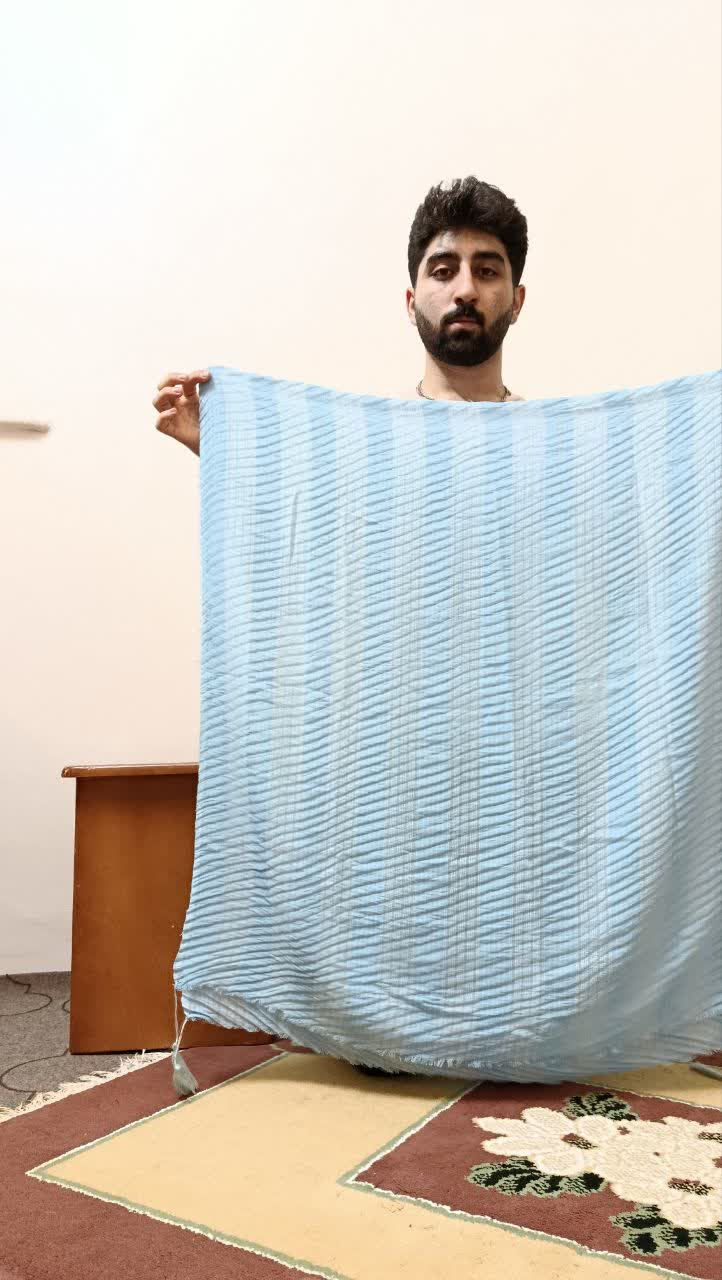
#> input picture 10) invisibility cloak/data/object.jpg, 722 x 1280 px, given in place of the camera
$ python main.py
#> lines starting #> are read from the running program, lines starting #| are printed output that depends on the picture
import numpy as np
import cv2 as cv


lower_green = np.array([65,155,70])
upper_green = np.array([90,255,255])


ball = [50,50,16]

ball_status = "down"
status_LR = "right"
player = False
level = 4
score = 0
levelUp = False
def ball_movement(line, w_shape, status1=ball_status, status2=status_LR, score=score, level=level, lup=levelUp):

    if ball[1] <= 0:
        status1 = "down"
    elif player and status1 != "up":
        if y > line:
            if (ball[0] > x) and (ball[1] > y) and (ball[0] < x+w) and (ball[1] < y+h):
                status1 = "up"
                score += 1


    if status1 == "down":
        ball[1] += level
    elif status1 == "up":
        ball[1] -= level


    if ball[0] >= w_shape[1]:
        status2 = "left"
    elif ball[0] <= 0:
        status2 = "right"

    if status2 == "right":
        ball[0] += level
    elif status2 == "left":
        ball[0] -= level

    score_list = [5,10,15,20,25,30,50,100,150,200,250,300]
    if lup == False:
        if score == 5 or score == 10 or score == 15 or score == 20 or score == 25 or score == 30:
            level += 2
            lup = True
        if score == 50 or score == 100 or score == 150 or score == 200 or score == 250:
            level += 5
            lup = True
        if score == 300:
            level += 10
            lup = True
    elif lup == True and score not in score_list:
        lup = False


    if ball[1] >= w_shape[0]:
        return -1,-1,score,level,lup


    return status1, status2, score, level, lup


# ----------
cap = cv.VideoCapture(0)
while True:
    rec, frame = cap.read()
#> frame is the input picture: shape (1280, 722, 3); mean B, G, R 192.1, 198.7, 202.1
    if not rec:
        break
    frame = cv.flip(frame, 1)
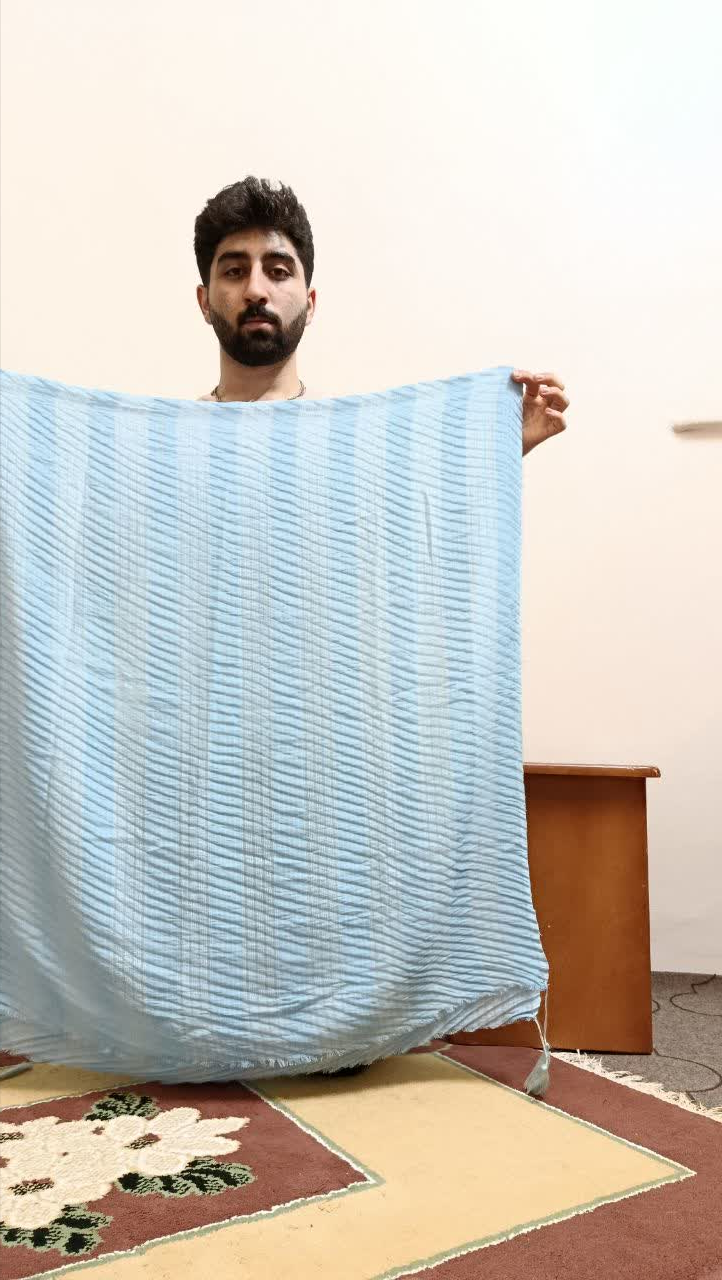
#> frame: shape (1280, 722, 3); mean B, G, R 192.1, 198.7, 202.1


    hsv_frame = cv.cvtColor(frame, cv.COLOR_BGR2HSV)
#> hsv_frame: shape (1280, 722, 3); mean H, S, V 48.9, 48.7, 214.5
    green_mask = cv.inRange(hsv_frame, lower_green, upper_green)
#> green_mask: shape (1280, 722); every value is 0

    dilated = cv.dilate(green_mask, (15,15), iterations=2)
    morph_close = cv.morphologyEx(dilated, cv.MORPH_CLOSE, (55,55))

    frame_mask = cv.bitwise_and(frame, frame, mask=morph_close)
#> frame_mask: shape (1280, 722, 3); every value is 0


    edges = cv.Canny(frame_mask, 50,200)
    contours, _ = cv.findContours(edges, cv.RETR_EXTERNAL, cv.CHAIN_APPROX_SIMPLE)
#> contours = []
    sorted_contours = sorted(contours, key=cv.contourArea, reverse=True)
#> sorted_contours = []
    if sorted_contours:
        player = True
        x,y,w,h = cv.boundingRect(sorted_contours[0])


    cv.circle(frame_mask, (ball[0], ball[1]), ball[2], (255,255,255), -1)
    line_height =  frame_mask.shape[0]//2
#> line_height = 640
    cv.line(frame_mask, (0, line_height), (frame_mask.shape[1], line_height), (255,255,255), 2)
    cv.putText(frame_mask, f"score: {score}", (10,25), cv.FONT_HERSHEY_COMPLEX, 1, (0,0,255), 1)
    cv.putText(frame_mask, f"speed: {level}", (10,50), cv.FONT_HERSHEY_COMPLEX, 1, (0,0,255), 1)
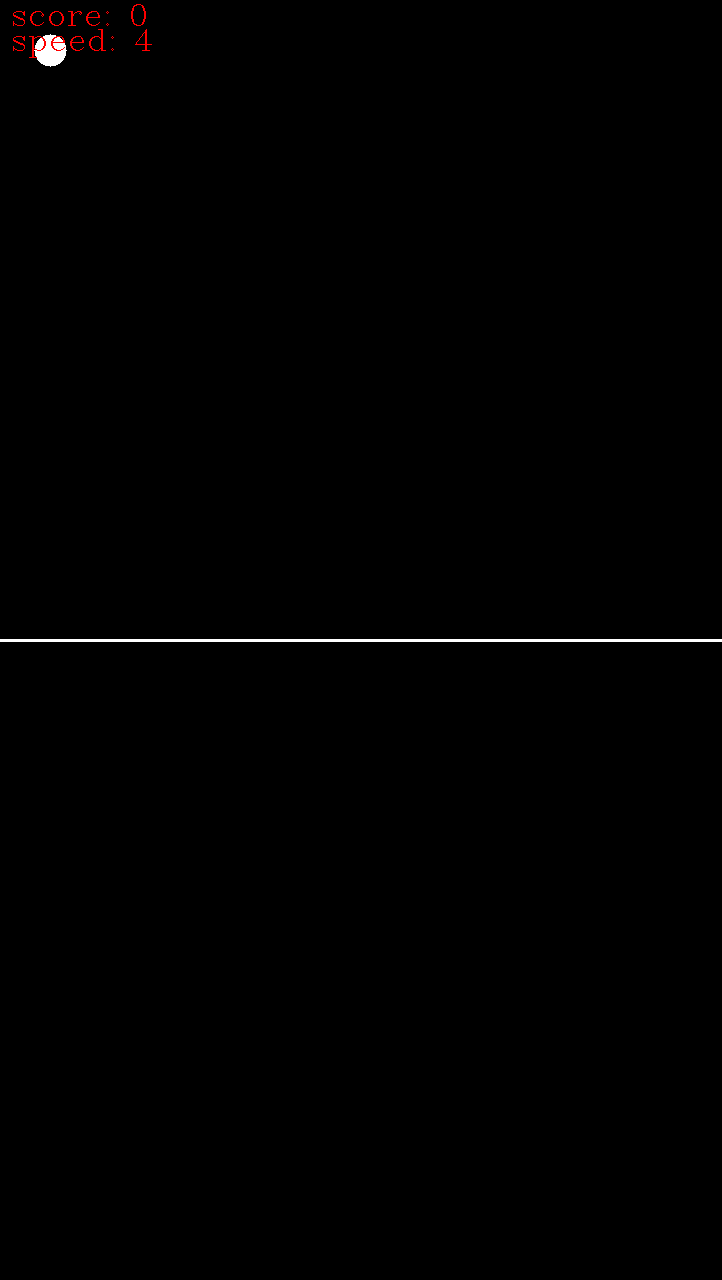
#> frame_mask: shape (1280, 722, 3); mean B, G, R 0.8, 0.8, 1

    if ball_status != -1:
        ball_status, status_LR, score, level, levelUp = ball_movement(line_height, frame_mask.shape, ball_status, status_LR, score, level, levelUp)
#> ball_status = 'down'; status_LR = 'right'; score = 0; level = 4; levelUp = False
    else:
        coor = frame_mask.shape
        cv.rectangle(frame_mask, (coor[1]//4, coor[0]//4), (coor[1] - coor[1]//4, coor[0] - coor[0]//4),
        (0,0,255), -1)
        cv.putText(frame_mask, "You loss", ((coor[1]//4, coor[0]//2)), cv.FONT_HERSHEY_COMPLEX, 2, (255,255,255), 2)


    cv.imshow("frame", frame)
    cv.imshow("frame_mask", frame_mask)
    if cv.waitKey(1) & 0xFF == 27:
#> (key Esc is pressed here)
        break


# ------
cap.release()
cv.destroyWindow()
